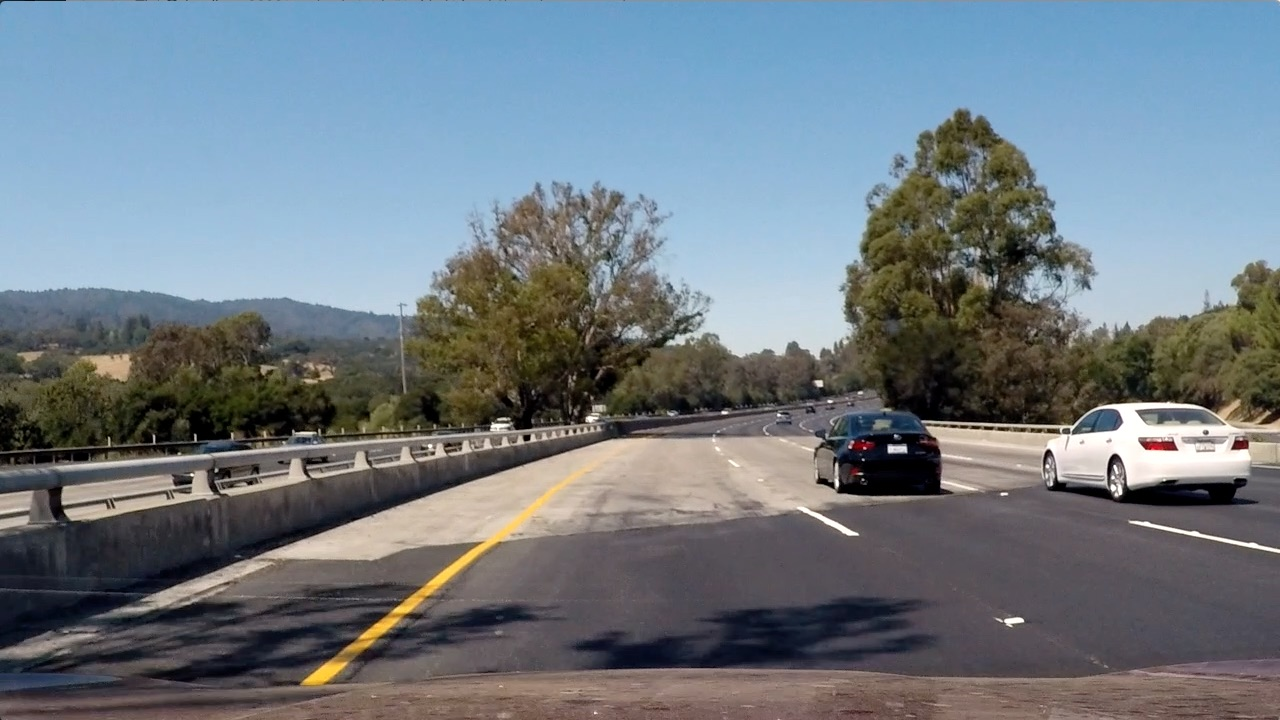
#> input picture advancedLaneLines/test_images/test4.jpg, 1280 x 720 px
$ python advanced_line_finding.py   (older library calls are emulated)
#> lines starting #> are read from the running program, lines starting #| are printed output that depends on the picture; after the words box and inside, x2 and y2 are one past the last pixel; in counts of white or black regions, pixels touching at a corner belong together
### advancedLaneLines/sdc/camera.py
import numpy as np
import cv2

import matplotlib

matplotlib.use('TkAgg')

from advancedLaneLines.sdc import utils

class Camera():

    def __init__(self, img_shape):
        # camera distortion matrices
        [self.mtx, self.dist] = utils.read_calibration_data()
        # perspective transformation matrices
        self.M,self.Minv = self.get_transformation_matrices(img_shape)

    def get_transformation_matrices(self, img_shape):
        # top_window = np.uint(img_shape[0]/1.6)
        top_window = np.uint(img_shape[0] / 1.5)
        # src = np.float32([[0,img_shape[0]],[img_shape[1],img_shape[0]],[0.55*img_shape[1],top_window],[0.45*img_shape[1],top_window]])
        src = np.float32([[0, img_shape[0]], [img_shape[1], img_shape[0]],
                          [0.6 * img_shape[1], top_window], [0.4 * img_shape[1], top_window]])

        dst = np.float32([[0, img_shape[0]], [img_shape[1], img_shape[0]],
                          [img_shape[1], 0], [0, 0]])
        M = cv2.getPerspectiveTransform(src, dst)
        Minv = cv2.getPerspectiveTransform(dst, src)
        return M, Minv

    def gaussian_blur(self, img, kernel=5):
        blur = cv2.GaussianBlur(img, (kernel, kernel), 0)
        return blur

    def undistort_image(self, img):
        undist_img = cv2.undistort(img, self.mtx, self.dist, None, self.mtx)
        return undist_img

    def warp_image(self, img, img_size):
        return cv2.warpPerspective(img, self.M, img_size, flags=cv2.INTER_LINEAR)

    def unwarp_image(self, img, img_size):
        return cv2.warpPerspective(img, self.Minv, img_size, flags=cv2.INTER_LINEAR)

    def color_binary(self, img):
        # Convert to HLS color space and separate the S channel
        # Note: img is the undistorted image
        hls = cv2.cvtColor(img, cv2.COLOR_RGB2HLS)
        s_channel = hls[:, :, 2]

        # Threshold color channel
        s_binary = np.zeros_like(s_channel)
        s_thresh = cv2.inRange(s_channel.astype('uint8'), 175, 255)

        s_binary[(s_thresh == 255)] = 1
        return s_binary

    def gradient_binary(self, img):
        # Grayscale image
        gray = cv2.cvtColor(img, cv2.COLOR_RGB2GRAY)
        # Sobel x
        sobelx = cv2.Sobel(gray, cv2.CV_64F, 1, 0)  # Take the derivative in x
        abs_sobelx = np.absolute(sobelx)  # Absolute x derivative to accentuate lines away from horizontal
        scaled_sobel = np.uint8(255 * abs_sobelx / np.max(abs_sobelx))

        # Threshold x gradient
        thresh_min = 30
        thresh_max = 150
        sxbinary = np.zeros_like(scaled_sobel)
        retval, sxthresh = cv2.threshold(scaled_sobel, 30, 150, cv2.THRESH_BINARY)
        sxbinary[(sxthresh >= thresh_min) & (sxthresh <= thresh_max)] = 1
        return sxbinary

    def combined_binary(self, img):
        color_binary = self.color_binary(img)
        gradient_binary = self.gradient_binary(img)
        # Combine the two binary thresholds
        combined_binary = np.zeros_like(gradient_binary)
        combined_binary[(color_binary == 1) | (gradient_binary == 1)] = 1
        return combined_binary, gradient_binary

    def process_image(self, img):
        img = self.gaussian_blur(img, 3)
        undistorted = self.undistort_image(img)
        img_size = img.shape
        bird_eye = self.warp_image(undistorted, (img_size[1], img_size[0]))
        binary, gradient_binary = self.combined_binary(bird_eye)
        return [undistorted, bird_eye, binary, gradient_binary]

### advancedLaneLines/sdc/line_detector.py
import numpy as np
import cv2

from advancedLaneLines.sdc import camera
from advancedLaneLines.sdc import line
from advancedLaneLines.sdc import utils

class LineDetector():

    def __init__(self):
        self.camera = camera.Camera((720, 1280, 3))
#> (reads advancedLaneLines/camera_calibration.pkl from the repository)
        self.leftLine = line.Line()
        self.rightLine = line.Line()
        self.skipped_frames = 0

    def extract_lines(self, binary):
        max_width = 150
        filter_size = 20
        mean_lane = np.mean(binary[:, :], axis=0)
        mean_lane = utils.moving_average(mean_lane, filter_size)

        # [5 lines of commented-out code are left out]

        img_size = binary.shape
        above_threshold = np.argwhere(mean_lane>.075)

        left = np.copy(binary)
        above_threshold_left = above_threshold[above_threshold<img_size[1]/2.]

        valid_lines = True

        if(above_threshold_left.size>0):
            above_threshold_min = np.min(above_threshold_left)
            above_threshold_max = np.max(above_threshold_left)

            if(above_threshold_max-above_threshold_min > max_width):
                valid_lines = False

            left[:,0:above_threshold_min] = 0
            left[:,above_threshold_max:] = 0

        right = np.copy(binary)
        above_threshold_right = above_threshold[above_threshold>img_size[1]/2.]

        if(above_threshold_right.size > 0):
            above_threshold_min = np.min(above_threshold_right)
            above_threshold_max = np.max(above_threshold_right)
            if(above_threshold_max - above_threshold_min > max_width):
                valid_lines = False
            right[:,0:above_threshold_min] = 0
            right[:,above_threshold_max:img_size[1]] = 0

        # if left lane is found but right lane is not found use offset from left lane
        if(above_threshold_left.size>0 and above_threshold_right.size == 0):
            above_threshold_min = np.min(above_threshold_left) + 900 - 30
            above_threshold_max = np.max(above_threshold_left) + 900  + 30
            right[:, 0:above_threshold_min] = 0
            right[:, above_threshold_max:img_size[1]] = 0

        if (above_threshold_right.size > 0 and above_threshold_left.size == 0):
            above_threshold_min = np.min(above_threshold_right) - 900 - 30
            above_threshold_max = np.max(above_threshold_right) - 900 + 30
            left[:, 0:above_threshold_min] = 0
            left[:, above_threshold_max:img_size[1]] = 0

        if(not valid_lines):
            left = None
            right = None

        return left, right

    # extract lines from combined binary. If that fails try gradient binary only. If that still fails return binary
    def extract_best_lines(self, binary, gradient_binary):
        left, right = self.extract_lines(binary)

        if (left is None):
            left, right = self.extract_lines(gradient_binary)

        if (left is None):
            left, right = binary, binary

        return left, right

    #uses existing fit to identify line pixels
    # [25 lines left out: function fast_extract, not called in this run]

    def fit_line(self, line):
        points = np.nonzero(line)
        all_x = points[0]
        all_y = points[1]
        if(all_x.size>0):
            fit = np.polyfit(all_x, all_y, 2)
            y = np.arange(11) * line.shape[0] / 10
            x = fit[0] * y ** 2 + fit[1] * y + fit[2]
        else:
            x = None
            y = None
            fit = None
        return y,x,fit

    # [4 lines left out: function calculate_points, not called in this run]

    def calculate_curvature_meters(self, all_y, all_x, y):
        ym_per_pix = 30 / 720  # meters per pixel in y dimension
        xm_per_pix = 3.7 / 900  # meteres per pixel in x dimension

        if(all_x.size>0):
            fit = np.polyfit(all_y*ym_per_pix, all_x*xm_per_pix, 2)
            curvature = ((1 + (2 * fit[0] * y + fit[1]) ** 2) ** 1.5) \
                            / np.absolute(2 * fit[0])
        else:
            curvature = None
        return curvature

    # [18 lines left out: functions has_small_deviation, are_lines_parallel, is_frame_valid, not called in this run]

    def has_current_fit(self):
        return (self.leftLine.current_fit[0] is not None) and (self.rightLine.current_fit[0] is not None)

    #takes the bird eye view, draws lines on it then performes a perspective transform
    def draw_area_between_lines(self, bird_eye):
        bird_eye_fill = np.zeros_like(bird_eye).astype(np.uint8)

        left_points = np.array([np.transpose(np.vstack([self.leftLine.current_fit[1], self.leftLine.current_fit[0]]))])
        right_points = np.array(
            [np.flipud(np.transpose(np.vstack([self.rightLine.current_fit[1], self.rightLine.current_fit[0]])))])
        lanes_points = np.hstack((left_points, right_points))

        fill_color = (0, 255, 0)
        cv2.fillPoly(bird_eye_fill, np.int_([lanes_points]), fill_color)

        lane_color = (255, 255, 0)
        utils.draw_lines(bird_eye_fill, np.int_(left_points), lane_color)
        utils.draw_lines(bird_eye_fill, np.int_(right_points), lane_color)

        return bird_eye_fill, self.camera.unwarp_image(bird_eye_fill, (bird_eye.shape[1], bird_eye.shape[0]))

    def calculate_vehicle_offset(self, image):
        return ((self.leftLine.current_fit[1][10] + self.rightLine.current_fit[1][10]) / 2 - image.shape[1]/2) * 3.7 / 900

    def draw_information(self, image):
        font = cv2.FONT_HERSHEY_COMPLEX
        cv2.putText(image, 'ROC: {0}m'.format(np.round(self.leftLine.radius_of_curvature, 2)), (50, 680), font, 1, (255, 255, 255), 2)
        cv2.putText(image, 'ROC: {0}m'.format(np.round(self.rightLine.radius_of_curvature, 2)), (980, 680), font, 1, (255, 255, 255), 2)

        offset = self.calculate_vehicle_offset(image)
        offset_string = 'Offset: {0}cm'.format(np.round(offset * 100, 2))
        cv2.putText(image, offset_string, (535, 60), font, 1, (255, 255, 255), 2)
        return image

    def apply_smoothing(self,new_value, old_value):
        smoothing_factor=0.2
        return smoothing_factor * new_value + (1 - smoothing_factor) * old_value

    def find_best_fit(self, binary, gradient_binary):
        # find best fit
        # 1. if current fit found - fast extract from binary
        # 2. if frame not valid do full scan
        # 3. if this fails use current frame if less than 5 frames
        # 4. otherwise use results from full scan
        if (self.has_current_fit()):
            left, right = self.fast_extract(binary)
            left_y, left_x, left_fit = self.fit_line(left)
            right_y, right_x, right_fit = self.fit_line(right)

            if (not self.is_frame_valid(left_x, right_x)):
                print('doing full scan')
                left, right = self.extract_best_lines(binary, gradient_binary)
                left_y, left_x, left_fit = self.fit_line(left)
                right_y, right_x, right_fit = self.fit_line(right)
            else:
                self.skipped_frames = 0
            if (not self.is_frame_valid(left_x, right_x) and self.skipped_frames < 5):
                left = self.leftLine.currentLine
                right = self.rightLine.currentLine
                [left_y, left_x, left_fit] = self.leftLine.current_fit
                [right_y, right_x, right_fit] = self.rightLine.current_fit
                self.skipped_frames = self.skipped_frames + 1
            else:
                self.skipped_frames = 0
        else:
            left, right = self.extract_best_lines(binary, gradient_binary)
            left_y, left_x, left_fit = self.fit_line(left)
            right_y, right_x, right_fit = self.fit_line(right)

        # refresh line fields
        self.leftLine.currentLine = left
        self.rightLine.currentLine = right

        if (self.has_current_fit()):
            self.leftLine.current_fit[1] = self.apply_smoothing(left_x,self.leftLine.current_fit[1])
            self.rightLine.current_fit[1] = self.apply_smoothing(right_x,self.rightLine.current_fit[1])
            new_left_radius = self.calculate_curvature_meters(left_y,left_x, binary.shape[1])
            self.leftLine.radius_of_curvature = self.apply_smoothing(new_left_radius, self.leftLine.radius_of_curvature)
            new_right_radius = self.calculate_curvature_meters(right_y, right_x, binary.shape[1])
            self.rightLine.radius_of_curvature = self.apply_smoothing(new_right_radius, self.rightLine.radius_of_curvature)
        else:
            self.leftLine.current_fit = [left_y, left_x, left_fit]
            self.leftLine.radius_of_curvature = self.calculate_curvature_meters(left_y,left_x, binary.shape[1])
            self.rightLine.current_fit = [right_y, right_x, right_fit]
            self.rightLine.radius_of_curvature = self.calculate_curvature_meters(right_y, right_x, binary.shape[1])

    def process_image(self,img):
        [undistorted, bird_eye, binary, gradient_binary] = self.camera.process_image(img)

        self.find_best_fit(binary, gradient_binary)

        bird_eye_lines, unwarped = self.draw_area_between_lines(bird_eye)

        image_with_lanes  = utils.overlap_images(undistorted, unwarped)

        result = self.draw_information(image_with_lanes)

        return result

### advancedLaneLines/sdc/utils.py
import numpy as np
import cv2
import glob

import pickle as pickle

import matplotlib

import matplotlib.image as mpimg
import matplotlib.gridspec as gridspec

matplotlib.use('TkAgg')

import matplotlib.pyplot as plt

# [28 lines left out: functions calibrateCamera, save_calibration_data, not called in this run]

def read_calibration_data():
    [mtx,dist] = pickle.load(open("camera_calibration.pkl", "rb"))
    return mtx,dist

def plot_images(images, rows, cols, titles):
    # gs = gridspec.GridSpec(rows, cols, top=1.0, bottom=.0, right=.7, left=0., hspace=0.3,
    #                        wspace=0.1)
    gs = gridspec.GridSpec(rows, cols)
    for index, g in enumerate(gs):
        ax = plt.subplot(g)
        img = images[index]
        ax.imshow(img)
        plt.imshow(img, cmap=plt.get_cmap('gray'))
        ax.set_xticks([])
        ax.set_yticks([])
        plt.title(titles[index])

    plt.show()

def draw_lines(img, points, color):
    points = np.int_(points)
    intervals = points.shape[1] - 1
    for i in range(intervals):
        x1 = points[0][i][0]
        y1 = points[0][i][1]
        x2 = points[0][i + 1][0]
        y2 = points[0][i + 1][1]
        cv2.line(img, (x1, y1), (x2, y2),color,50)

def moving_average(img, n=3):
    ret = np.cumsum(img, dtype=float)
    ret[n:] = ret[n:] - ret[:-n]
    return ret[n - 1:] / n

def overlap_images(first, second):
    return cv2.addWeighted(first, 1, second, 0.5, 0)

### advancedLaneLines/sdc/line.py
import numpy as np

# Define a class to receive the characteristics of each line detection
class Line():
    def __init__(self):
        # was the line detected in the last iteration?
        self.detected = False
        # x values of the last n fits of the line
        self.recent_xfitted = []
        #average x values of the fitted line over the last n iterations
        self.bestx = None
        #polynomial coefficients averaged over the last n iterations
        self.best_fit = None
        #[y, x, polynomial coefficients]
        self.current_fit = [None, None, None]
        #radius of curvature of the line in some units
        self.radius_of_curvature = None
        #distance in meters of vehicle center from the line
        self.line_base_pos = None
        #difference in fit coefficients between last and new fits
        self.diffs = np.array([0,0,0], dtype='float')
        #x values for detected line pixels
        self.allx = None
        #y values for detected line pixels
        self.ally = None
        #current line image
        self.currentLine = None

### advancedLaneLines/advanced_line_finding.py
import os
import cv2

import matplotlib

import matplotlib.image as mpimg

from advancedLaneLines.sdc import utils
from advancedLaneLines.sdc import line_detector
from moviepy.editor import VideoFileClip


matplotlib.use('TkAgg')

# images = ['test_images/straight_lines1.jpg','test_images/straight_lines2.jpg', 'test_images/test1.jpg',
#           'test_images/test2.jpg','test_images/test3.jpg','test_images/test4.jpg','test_images/test5.jpg',
#           'test_images/test6.jpg']

images = ['test_images/test4.jpg']
#

def process_images(images):
    for image in images:
        lineDetector = line_detector.LineDetector()
        print(image)
        img = mpimg.imread(image)
#> img is the input picture: shape (720, 1280, 3); mean R, G, B 112.2, 122.7, 130.9
        [undistorted, bird_eye, binary, gradient_binrary] = lineDetector.camera.process_image(img)
#> in color_binary, `s_thresh = cv2.inRange(s_channel.astype('uint8'), 175, 255)`:
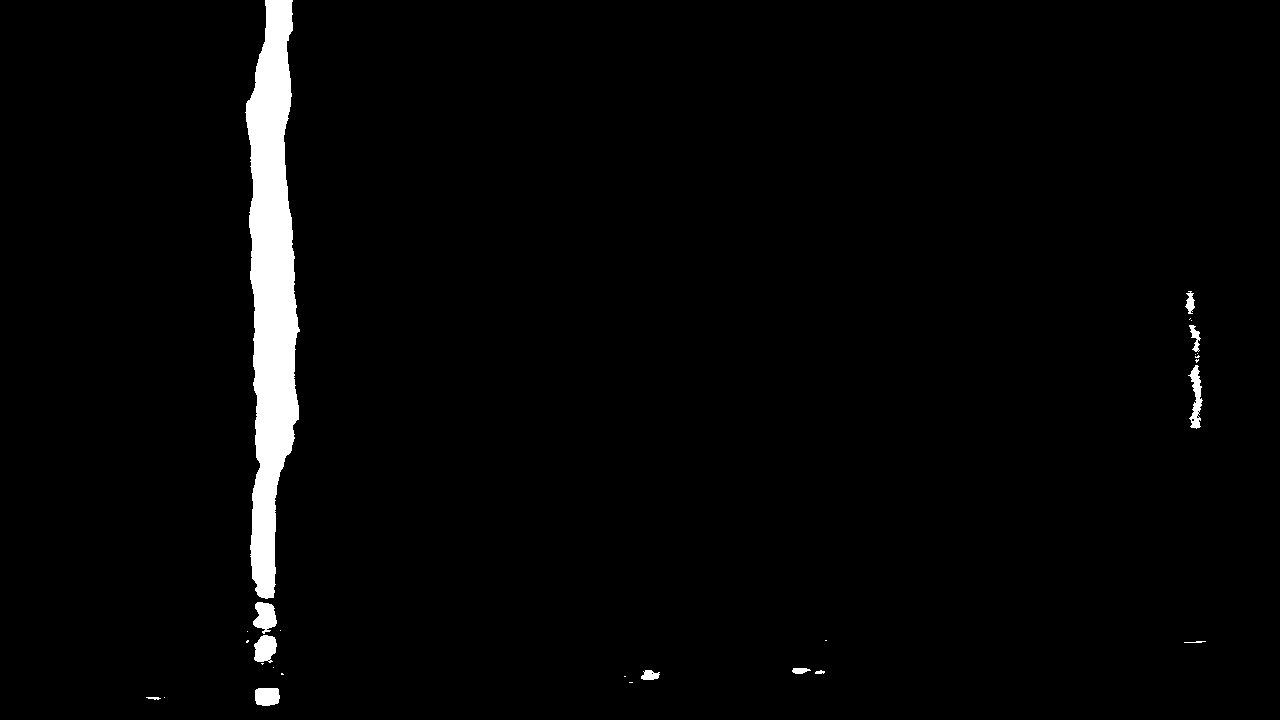
#> s_thresh: shape (720, 1280); 2.5% white; 28 white regions (16 under 20 px), largest, box (x1, y1, x2, y2) and area: (245, 0, 300, 599) 20582, (253, 602, 277, 634) 514, (254, 635, 277, 663) 485
#> in gradient_binary, `gray = cv2.cvtColor(img, cv2.COLOR_RGB2GRAY)`:
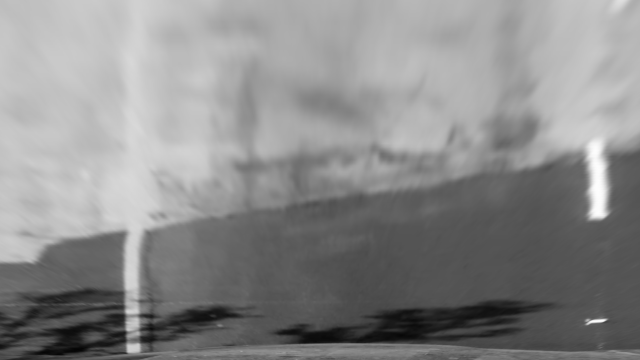
#> gray: shape (720, 1280) (shown at 1/2 size); min 3, max 254, mean 138.3
#> in gradient_binary, `sobelx = cv2.Sobel(gray, cv2.CV_64F, 1, 0)`:
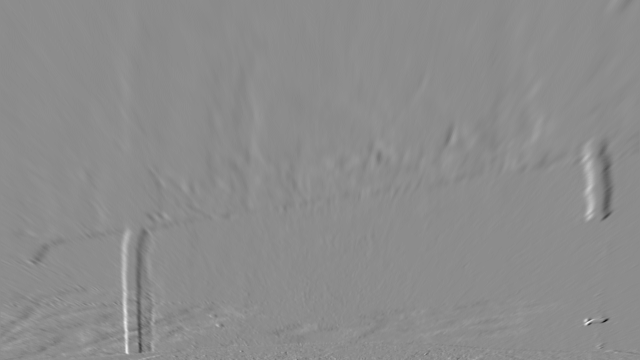
#> sobelx: shape (720, 1280) float64 (shown at 1/2 size); min -250, max 204, mean -0.2; drawn with min black and max white
#> in gradient_binary, `retval, sxthresh = cv2.threshold(scaled_sobel, 30, 150, cv2.THRESH_BIN..`:
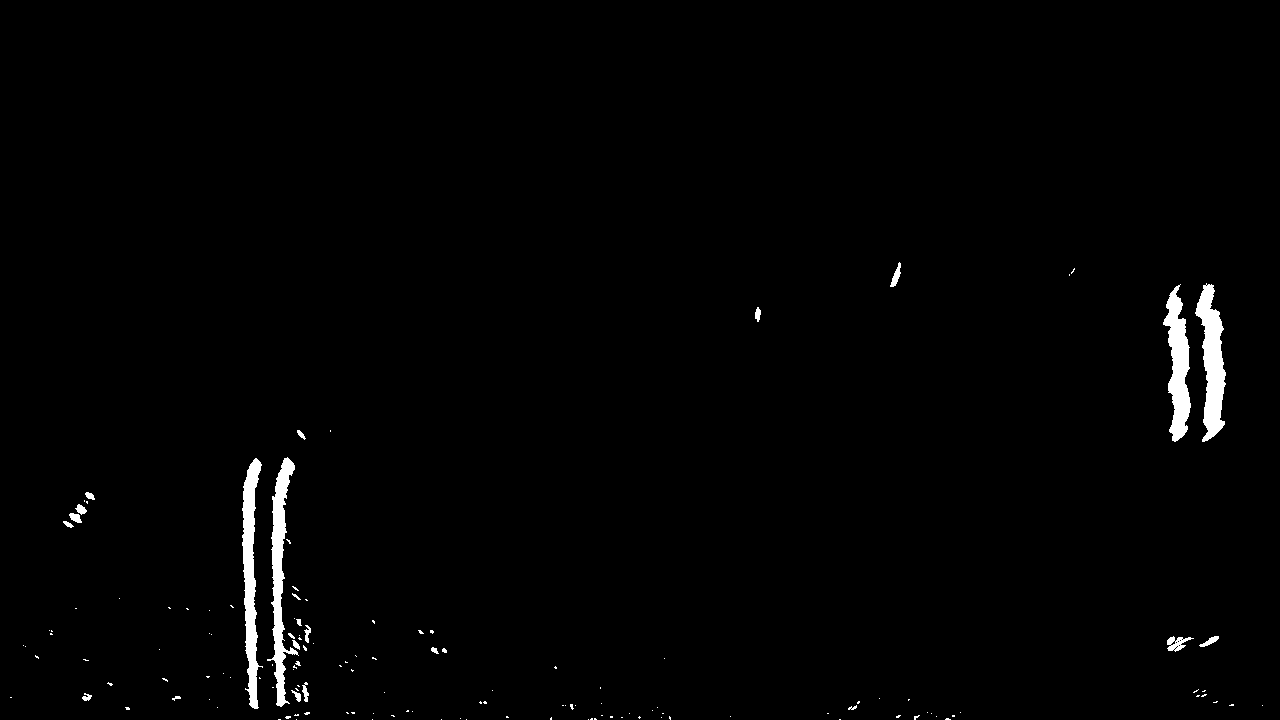
#> sxthresh: shape (720, 1280); values 0 (black) and 150 (white), 1.3% white; 142 white regions (118 under 20 px), largest, box (x1, y1, x2, y2) and area: (1195, 283, 1226, 442) 2642, (267, 457, 299, 707) 2629, (242, 458, 263, 709) 2619
#> (the rest of the program and of its run is left out)
